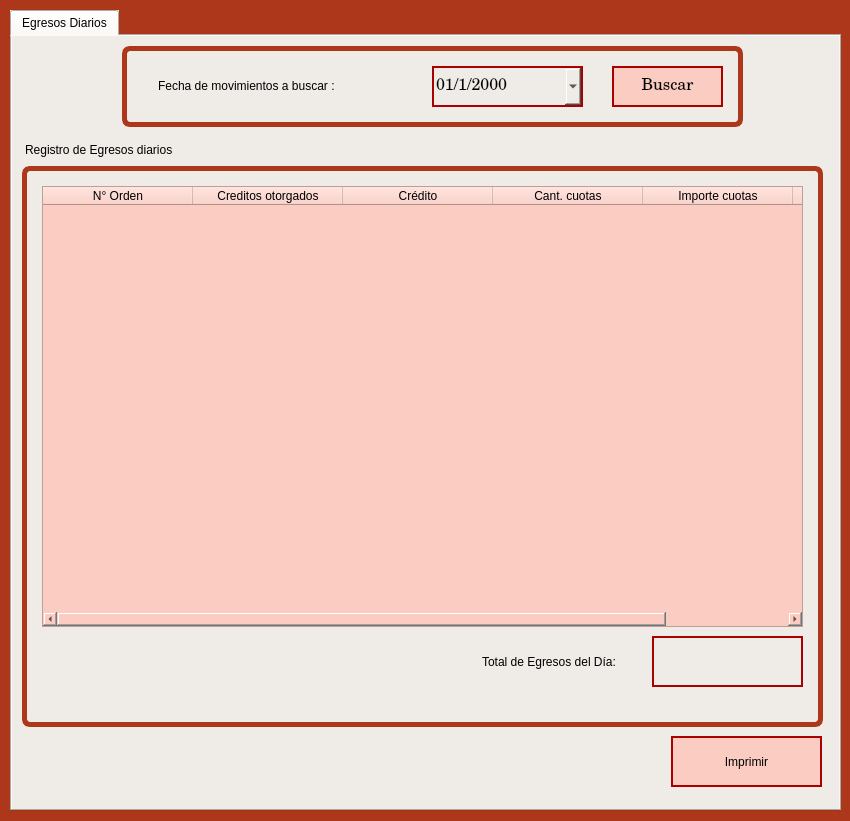
<?xml version="1.0" encoding="UTF-8"?>
<ui version="4.0">
 <class>form_egresos_diarios</class>
 <widget class="QWidget" name="form_egresos_diarios">
  <property name="geometry">
   <rect>
    <x>0</x>
    <y>0</y>
    <width>850</width>
    <height>821</height>
   </rect>
  </property>
  <property name="windowTitle">
   <string>Egresos Diarios</string>
  </property>
  <property name="styleSheet">
   <string notr="true">selection-background-color: rgb(255, 170, 127);
color: rgb(0, 0, 0);
font: 10pt &quot;KacstOne&quot;;
background-color: rgb(172, 55, 26);

</string>
  </property>
  <widget class="QTabWidget" name="tabWidget_2">
   <property name="geometry">
    <rect>
     <x>10</x>
     <y>10</y>
     <width>831</width>
     <height>801</height>
    </rect>
   </property>
   <property name="styleSheet">
    <string notr="true">background-color: rgb(239, 235, 231);
font: 11pt &quot;Century Schoolbook L&quot;;</string>
   </property>
   <property name="currentIndex">
    <number>0</number>
   </property>
   <widget class="QWidget" name="tab_2">
    <attribute name="icon">
     <iconset>
      <normaloff>Íconos/documento-financiero.png</normaloff>Íconos/documento-financiero.png</iconset>
    </attribute>
    <attribute name="title">
     <string>Egresos Diarios</string>
    </attribute>
    <widget class="QGroupBox" name="groupBox">
     <property name="geometry">
      <rect>
       <x>110</x>
       <y>10</y>
       <width>621</width>
       <height>81</height>
      </rect>
     </property>
     <property name="styleSheet">
      <string notr="true">QGroupBox{
background-color: rgb(239, 235, 231);
border-style: solid;
border-width: 5px;
border-color: rgb(172, 55, 26);
border-radius: 8px;
}
QLineEdit{
background-color: rgb(239, 235, 231);
}
QLabel{
background-color: rgb(239, 235, 231);
font: 10pt &quot;KacstOne&quot;;
}
QDateEdit{
background-color: rgb(239, 235, 231);
}</string>
     </property>
     <property name="title">
      <string/>
     </property>
     <widget class="QLabel" name="label">
      <property name="geometry">
       <rect>
        <x>36</x>
        <y>32</y>
        <width>231</width>
        <height>16</height>
       </rect>
      </property>
      <property name="styleSheet">
       <string notr="true">font: 75 11pt &quot;Century Schoolbook L&quot;;</string>
      </property>
      <property name="text">
       <string>Fecha de movimientos a buscar :</string>
      </property>
     </widget>
     <widget class="QDateEdit" name="dte_fecha_egresos_mov">
      <property name="geometry">
       <rect>
        <x>310</x>
        <y>20</y>
        <width>151</width>
        <height>41</height>
       </rect>
      </property>
      <property name="font">
       <font>
        <family>Century Schoolbook L</family>
        <pointsize>12</pointsize>
        <weight>9</weight>
        <italic>false</italic>
        <bold>false</bold>
       </font>
      </property>
      <property name="styleSheet">
       <string notr="true">font: 75 12pt &quot;Century Schoolbook L&quot;;
border-color: rgb(170, 0, 0);
border-style: solid;
border-width:2px;</string>
      </property>
      <property name="displayFormat">
       <string>dd/M/yyyy</string>
      </property>
      <property name="calendarPopup">
       <bool>true</bool>
      </property>
     </widget>
     <widget class="QPushButton" name="boton_egresos_buscar">
      <property name="geometry">
       <rect>
        <x>490</x>
        <y>20</y>
        <width>111</width>
        <height>41</height>
       </rect>
      </property>
      <property name="font">
       <font>
        <family>Century Schoolbook L</family>
        <pointsize>12</pointsize>
        <weight>50</weight>
        <italic>false</italic>
        <bold>false</bold>
       </font>
      </property>
      <property name="styleSheet">
       <string notr="true">font:  12pt &quot;Century Schoolbook L&quot;;
background-color: rgb(251, 204, 193);
border-color: rgb(170, 0, 0);
border-style: solid;
border-width:2px;</string>
      </property>
      <property name="text">
       <string>Buscar</string>
      </property>
     </widget>
    </widget>
    <widget class="QLabel" name="label_2">
     <property name="geometry">
      <rect>
       <x>13</x>
       <y>98</y>
       <width>241</width>
       <height>31</height>
      </rect>
     </property>
     <property name="text">
      <string>Registro de Egresos diarios</string>
     </property>
    </widget>
    <widget class="QGroupBox" name="groupBox_2">
     <property name="geometry">
      <rect>
       <x>10</x>
       <y>130</y>
       <width>801</width>
       <height>561</height>
      </rect>
     </property>
     <property name="styleSheet">
      <string notr="true">QGroupBox{
background-color: rgb(239, 235, 231);
border-style: solid;
border-width: 5px;
border-color: rgb(172, 55, 26);
border-radius: 8px;
font: 10pt &quot;KacstOne&quot;;
}
QLineEdit{
background-color: rgb(239, 235, 231);
}
QLabel{
background-color: rgb(239, 235, 231);
font: 10pt &quot;KacstOne&quot;;
}
QDateEdit{
background-color: rgb(239, 235, 231);
}</string>
     </property>
     <property name="title">
      <string/>
     </property>
     <widget class="QLabel" name="label_3">
      <property name="geometry">
       <rect>
        <x>460</x>
        <y>480</y>
        <width>171</width>
        <height>31</height>
       </rect>
      </property>
      <property name="text">
       <string>Total de Egresos del Día: </string>
      </property>
     </widget>
     <widget class="QLineEdit" name="lne_egresos_total">
      <property name="geometry">
       <rect>
        <x>630</x>
        <y>470</y>
        <width>151</width>
        <height>51</height>
       </rect>
      </property>
      <property name="styleSheet">
       <string notr="true">border-color: rgb(170, 0, 0);
border-style: solid;
border-width:2px;</string>
      </property>
     </widget>
     <widget class="QTableWidget" name="tw_ingresos_registros">
      <property name="geometry">
       <rect>
        <x>20</x>
        <y>20</y>
        <width>761</width>
        <height>441</height>
       </rect>
      </property>
      <property name="styleSheet">
       <string notr="true">background-color: rgb(251, 204, 193);</string>
      </property>
      <property name="selectionMode">
       <enum>QAbstractItemView::MultiSelection</enum>
      </property>
      <property name="selectionBehavior">
       <enum>QAbstractItemView::SelectRows</enum>
      </property>
      <attribute name="horizontalHeaderDefaultSectionSize">
       <number>150</number>
      </attribute>
      <column>
       <property name="text">
        <string>N° Orden</string>
       </property>
      </column>
      <column>
       <property name="text">
        <string>Creditos otorgados</string>
       </property>
      </column>
      <column>
       <property name="text">
        <string>Crédito</string>
       </property>
      </column>
      <column>
       <property name="text">
        <string>Cant. cuotas</string>
       </property>
      </column>
      <column>
       <property name="text">
        <string>Importe cuotas</string>
       </property>
      </column>
      <column>
       <property name="text">
        <string>Importe</string>
       </property>
      </column>
     </widget>
    </widget>
    <widget class="QPushButton" name="boton_egresos_imprimir">
     <property name="geometry">
      <rect>
       <x>659</x>
       <y>700</y>
       <width>151</width>
       <height>51</height>
      </rect>
     </property>
     <property name="styleSheet">
      <string notr="true">background-color: rgb(251, 204, 193);
border-color: rgb(170, 0, 0);
border-style: solid;
border-width:2px;</string>
     </property>
     <property name="text">
      <string>Imprimir</string>
     </property>
    </widget>
   </widget>
  </widget>
 </widget>
 <resources/>
 <connections/>
</ui>
